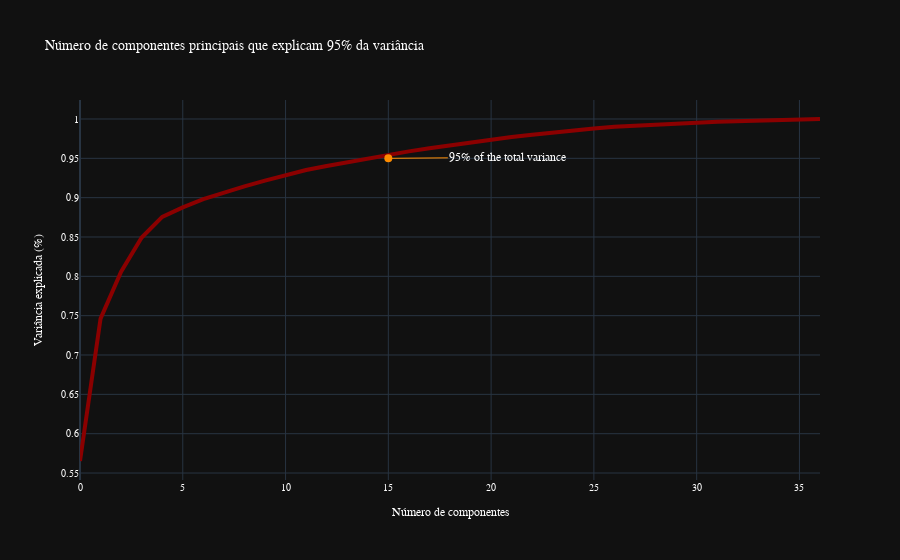

Here is the notebook cell this chart was saved with:
### Markdown cell above
A análise de componentes principais é associada a ideia de redução de massa de dados, com menor perda possível da informação. O objetivo é sumarizar os dados que contém muitas variáveis (p) por um conjunto menor de variáveis (k) compostas, derivadas a partir do conjunto original. Os primeiros k componentes contém a maior quantidade de variação dos dados.

### Code cell
# Gráfico:

fig = go.Figure()
fig.add_trace(go.Scatter(y=(np.cumsum(pca.explained_variance_ratio_)),
                         mode='lines', line=dict(color="#8B0000",width = 4)))
    

# Layout:  
fig.update_layout(showlegend=False,
                  title="Número de componentes principais que explicam 95% da variância",
                  xaxis_title="Número de componentes",
                  yaxis_title="Variância explicada (%)",
                  template='plotly_dark',
                  font=dict(family="monospace",
                            size=10, color="#ffffff"),

                  annotations=[dict(x=15,
                                    y=0.95,
                                    xref="x",
                                    yref="y",
                                    text="95% of the total variance",
                                    showarrow=True,
                                    arrowhead=6,
                                    arrowsize=2,
                                    arrowcolor="#FF8C00",
                                    ax=120,
                                    ay=-1,
                                    font=dict(
                                    family="Courier New, monospace",
                                    size=12,
                                    color="#ffffff"))])

# Plot:                                    
fig.show()

### Figure 1 — Plotly figure (JSON) as saved in the notebook; plotly's stock layout.template omitted (floating-point values rounded to 4 significant figures)
{"data": [{"line": {"color": "#8B0000", "width": 4}, "mode": "lines", "type": "scatter", "y": [0.5653, 0.7463, 0.8058, 0.8493, 0.8756, 0.8877, 0.898, 0.9066, 0.9144, 0.9217, 0.9288, 0.9352, 0.9404, 0.9453, 0.95, 0.9546, 0.9589, 0.9627, 0.9665, 0.9703, 0.9737, 0.977, 0.98, 0.983, 0.9856, 0.9879, 0.99, 0.9916, 0.9932, 0.9942, 0.9953, 0.9964, 0.9973, 0.9982, 0.9991, 0.9998, 1]}], "layout": {"annotations": [{"arrowcolor": "#FF8C00", "arrowhead": 6, "arrowsize": 2, "ax": 120, "ay": -1, "font": {"color": "#ffffff", "family": "Courier New, monospace", "size": 12}, "showarrow": true, "text": "95% of the total variance", "x": 15, "xref": "x", "y": 0.95, "yref": "y"}], "font": {"color": "#ffffff", "family": "monospace", "size": 10}, "showlegend": false, "title": {"text": "Número de componentes principais que explicam 95% da variância"}, "xaxis": {"title": {"text": "Número de componentes"}}, "yaxis": {"title": {"text": "Variância explicada (%)"}}}}
